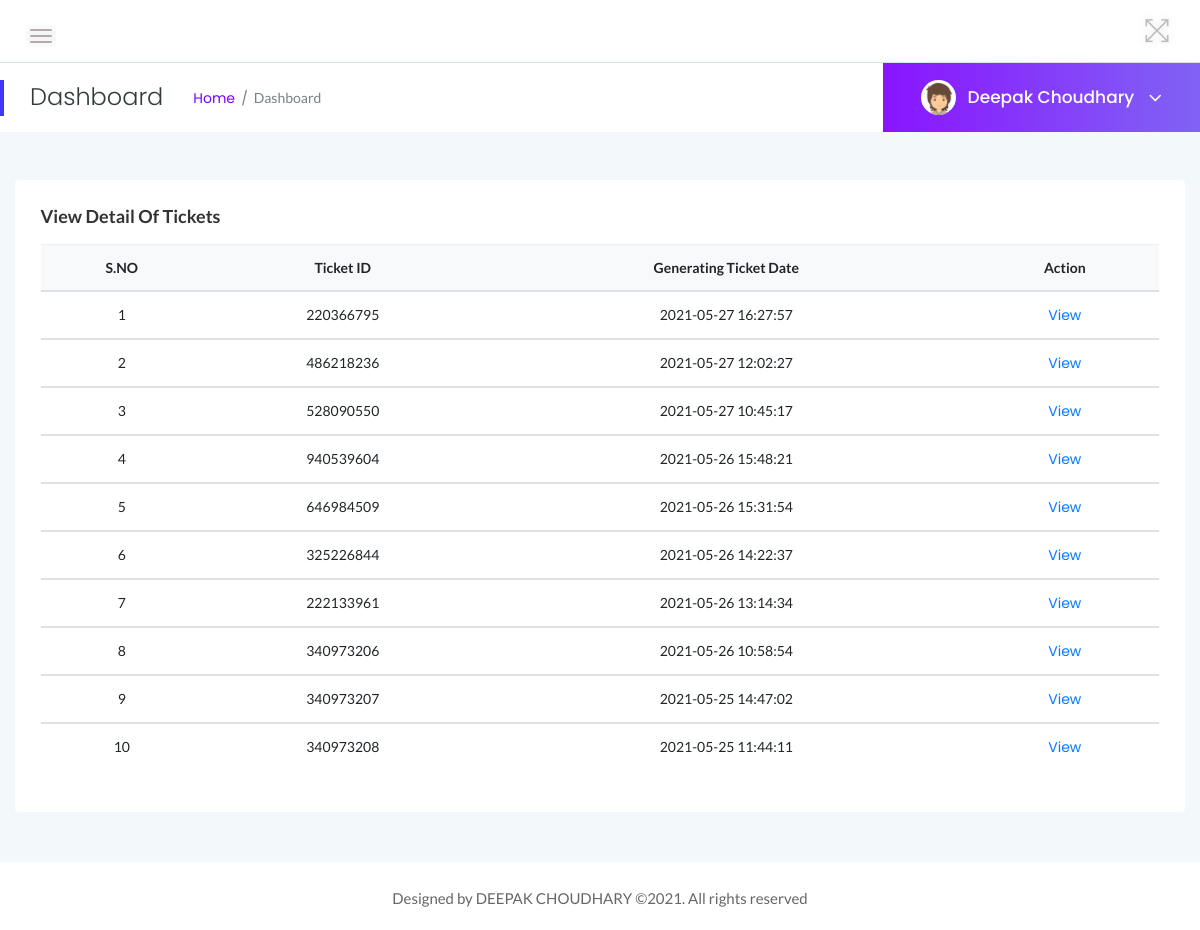
Page /admin/manage-normal-ticket.php (signed in) on the committed database.
### tables this page shows
CREATE TABLE `tblticindian` (
  `ID` int(10) NOT NULL,
  `TicketID` varchar(100) NOT NULL,
  `NoAdult` int(10) DEFAULT NULL,
  `NoChildren` int(10) DEFAULT NULL,
  `AdultUnitprice` varchar(50) DEFAULT NULL,
  `ChildUnitprice` varchar(50) DEFAULT NULL,
  `PostingDate` timestamp NULL DEFAULT current_timestamp()
);

### admin/manage-normal-ticket.php (the view, shortened to what this page needs)
<?php
include('includes/dbconnection.php');
if (strlen($_SESSION['zmsaid']==0)) {
  header('location:logout.php');
  } else{
?>
<!doctype html>
<html class="no-js" lang="en">
<head>
    <link rel="stylesheet" href="assets/css/bootstrap.min.css">
    <link rel="stylesheet" href="assets/css/font-awesome.min.css">
    <link rel="stylesheet" href="assets/css/themify-icons.css">
    <link rel="stylesheet" href="assets/css/metisMenu.css">
    <link rel="stylesheet" href="assets/css/owl.carousel.min.css">
    <link rel="stylesheet" href="assets/css/slicknav.min.css">
    <link rel="stylesheet" href="https://www.amcharts.com/lib/3/plugins/export/export.css" type="text/css" media="all" />
    <link rel="stylesheet" type="text/css" href="https://cdn.datatables.net/1.10.19/css/jquery.dataTables.css">
    <link rel="stylesheet" type="text/css" href="https://cdn.datatables.net/1.10.18/css/dataTables.bootstrap4.min.css">
    <link rel="stylesheet" type="text/css" href="https://cdn.datatables.net/responsive/2.2.3/css/responsive.bootstrap.min.css">
    <link rel="stylesheet" type="text/css" href="https://cdn.datatables.net/responsive/2.2.3/css/responsive.jqueryui.min.css">
    <link rel="stylesheet" href="assets/css/typography.css">
    <link rel="stylesheet" href="assets/css/default-css.css">
    <link rel="stylesheet" href="assets/css/styles.css">
    <link rel="stylesheet" href="assets/css/responsive.css">
</head>
<body>
    <div class="page-container">
        <div class="main-content">
          <?php include_once('includes/header.php');?>
            <?php include_once('includes/pagetitle.php');?>
            <div class="main-content-inner">
                <div class="row">
                    <div class="col-12 mt-5">
                        <div class="card">
                            <div class="card-body">
                                <h4 class="header-title">View Detail of Tickets</h4>
                                <div class="data-tables">
                <table class="table text-center">
                                        <thead class="bg-light text-capitalize">
                                            <tr>
                                                <th>S.NO</th>
                                                <th>Ticket ID</th>
                                                <th>Generating Ticket Date</th>
                                                <th>Action</th>
                                            </tr>
                                        </thead>
                                        <?php
$ret=mysqli_query($con,"select * from tblticindian order by ID desc");
$cnt=1;
while ($row=mysqli_fetch_array($ret)) {
?>
                                        <tbody>
          <tr data-expanded="true">
            <td><?php echo $cnt;?></td>
                  <td><?php  echo $row['TicketID'];?></td>
                  <td><?php  echo $row['PostingDate'];?></td>
                  <td><a href="view-normal-ticket.php?viewid=<?php echo $row['ID'];?>">View</a>
                </tr>
                <?php
$cnt=$cnt+1;
}?>
 </tbody>
                                    </table>
                                </div>
                            </div>
                        </div>
                    </div>
                </div>
            </div>
        </div>
        <?php include_once('includes/footer.php');?>
    </div>
</body>
</html>
<?php }  ?>

### admin/includes/pagetitle.php (shortened to what this page needs)
<?php
include('includes/dbconnection.php');
?>
<div class="page-title-area">
                <div class="row align-items-center">
                    <div class="col-sm-6">
                        <div class="breadcrumbs-area clearfix">
                            <h4 class="page-title pull-left">Dashboard</h4>
                            <ul class="breadcrumbs pull-left">
                                <li><a href="dashboard.php">Home</a></li>
                                <li><span>Dashboard</span></li>
                            </ul>
                        </div>
                    </div>
                    <div class="col-sm-6 clearfix">
                        <div class="user-profile pull-right">
                            <img class="avatar user-thumb" src="assets/images/author/avatar.png" alt="avatar">
                            <?php
$adid=$_SESSION['zmsaid'];
$ret=mysqli_query($con,"select AdminName from tbladmin where ID='$adid'");
$row=mysqli_fetch_array($ret);
$name=$row['AdminName'];
?>
                            <h4 class="user-name dropdown-toggle" data-toggle="dropdown"><?php echo $name; ?> <i class="fa fa-angle-down"></i></h4>
                        </div>
                    </div>
                </div>
            </div>

### admin/assets/css/styles.css (style rules this page uses)
.page-container { width: 100%; height: 100%; min-height: 100vh; padding-left: 280px; -webkit-transition: padding-left 0.3s ease 0s; transition: padding-left 0.3s ease 0s; }
.card { border: none; border-radius: 4px; background-color: #fff; -webkit-transition: all 0.3s ease 0s; transition: all 0.3s ease 0s; }
.card-body { padding: 25.6px; padding: 1.6rem; }
.main-content { width: 100%; background: #F3F8FB; }
.main-content-inner { padding: 0 30px 50px; }
.page-title-area { padding: 0 30px; background: #fff; position: relative; }
.page-title-area:before { content: ''; position: absolute; left: 0; top: 50%; width: 4px; height: 36px; background: var(--primary-color); -webkit-transform: translateY(-50%); transform: translateY(-50%); }
.page-title { font-size: 24px; font-weight: 300; color: #313b3d; letter-spacing: 0; margin-right: 30px; }
ul.breadcrumbs { margin-top: 4px; }
.breadcrumbs li { display: inline-block; }
.breadcrumbs li a, .breadcrumbs li span { display: block; font-size: 14px; font-weight: 400; color: #7801ff; letter-spacing: 0; margin-right: 16px; position: relative; }
.breadcrumbs li a:before { content: '/'; color: #768387; position: absolute; right: -13px; top: 0; }
.breadcrumbs li span { margin-right: 0; color: #768387; text-transform: capitalize; }
.user-profile { margin-right: -30px; display: -webkit-box; display: -ms-flexbox; display: flex; -webkit-box-align: center; -ms-flex-align: center; align-items: center; -ms-flex-wrap: wrap; flex-wrap: wrap; background: -webkit-linear-gradient(left, #8914fe 0%, #8063f5 100%); background: linear-gradient(to right, #8914fe 0%, #8063f5 100%); padding: 17px 38px; position: relative; }
.user-profile img.avatar { height: 35px; width: 35px; border-radius: 50%; margin-right: 12px; }
.user-name { font-size: 17px; font-weight: 500; color: #fff; letter-spacing: 0; cursor: pointer; -webkit-user-select: none; -moz-user-select: none; -ms-user-select: none; user-select: none; }
.user-name i { margin-left: 10px; font-size: 21px; vertical-align: middle; position: relative; }
.notification-area .dropdown-toggle, .user-name.dropdown-toggle { position: relative; }
.notification-area .dropdown-toggle:after, .user-name.dropdown-toggle:after { display: none; }
.header-title { font-family: 'Lato', sans-serif; font-size: 18px; font-weight: 600; letter-spacing: 0; color: #333; text-transform: capitalize; margin-bottom: 17px; }
table tr th { border-bottom: none; }
table tr th, table tr td { border-top: 1px solid rgba(120, 130, 140, 0.13) !important; }

### admin/assets/css/responsive.css (style rules this page uses)
@media (min-width: 1200px) and (max-width: 1364px) { .main-content-inner { padding: 0 15px 50px; } }
@media (min-width: 1200px) and (max-width: 1364px) { .page-container, .sbar_collapsed.page-container { padding-left: 0; } }

### rows in the picture
tblticindian: TicketID "220366795", PostingDate "2021-05-27 16:27:57"
tblticindian: TicketID "486218236", PostingDate "2021-05-27 12:02:27"
tblticindian: TicketID "528090550", PostingDate "2021-05-27 10:45:17"
tblticindian: TicketID "940539604", PostingDate "2021-05-26 15:48:21"
tblticindian: TicketID "646984509", PostingDate "2021-05-26 15:31:54"
tblticindian: TicketID "325226844", PostingDate "2021-05-26 14:22:37"
tblticindian: TicketID "222133961", PostingDate "2021-05-26 13:14:34"
tblticindian: TicketID "340973206", PostingDate "2021-05-26 10:58:54"
tblticindian: TicketID "340973207", PostingDate "2021-05-25 14:47:02"
tblticindian: TicketID "340973208", PostingDate "2021-05-25 11:44:11"

### other values in the picture
$name "Deepak Choudhary"
